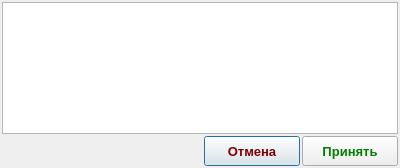
<?xml version="1.0" encoding="UTF-8"?>
<ui version="4.0">
 <class>DSel</class>
 <widget class="QDialog" name="DSel">
  <property name="geometry">
   <rect>
    <x>0</x>
    <y>0</y>
    <width>400</width>
    <height>168</height>
   </rect>
  </property>
  <property name="windowTitle">
   <string>Выбор</string>
  </property>
  <layout class="QVBoxLayout" name="ly">
   <property name="spacing">
    <number>2</number>
   </property>
   <property name="leftMargin">
    <number>2</number>
   </property>
   <property name="topMargin">
    <number>2</number>
   </property>
   <property name="rightMargin">
    <number>2</number>
   </property>
   <property name="bottomMargin">
    <number>2</number>
   </property>
   <item>
    <widget class="QListWidget" name="ls">
     <property name="font">
      <font>
       <pointsize>13</pointsize>
      </font>
     </property>
    </widget>
   </item>
   <item>
    <layout class="QHBoxLayout" name="lyBtm">
     <property name="spacing">
      <number>2</number>
     </property>
     <item>
      <spacer name="spc">
       <property name="orientation">
        <enum>Qt::Horizontal</enum>
       </property>
       <property name="sizeHint" stdset="0">
        <size>
         <width>40</width>
         <height>20</height>
        </size>
       </property>
      </spacer>
     </item>
     <item>
      <widget class="QPushButton" name="btCancel">
       <property name="minimumSize">
        <size>
         <width>96</width>
         <height>30</height>
        </size>
       </property>
       <property name="maximumSize">
        <size>
         <width>96</width>
         <height>30</height>
        </size>
       </property>
       <property name="font">
        <font>
         <pointsize>10</pointsize>
         <weight>75</weight>
         <bold>true</bold>
        </font>
       </property>
       <property name="styleSheet">
        <string notr="true">color: maroon;</string>
       </property>
       <property name="text">
        <string>Отмена</string>
       </property>
      </widget>
     </item>
     <item>
      <widget class="QPushButton" name="btOk">
       <property name="minimumSize">
        <size>
         <width>96</width>
         <height>30</height>
        </size>
       </property>
       <property name="maximumSize">
        <size>
         <width>96</width>
         <height>30</height>
        </size>
       </property>
       <property name="font">
        <font>
         <pointsize>10</pointsize>
         <weight>75</weight>
         <bold>true</bold>
        </font>
       </property>
       <property name="styleSheet">
        <string notr="true">color: green;</string>
       </property>
       <property name="text">
        <string>Принять</string>
       </property>
      </widget>
     </item>
    </layout>
   </item>
  </layout>
 </widget>
 <resources/>
 <connections>
  <connection>
   <sender>btCancel</sender>
   <signal>clicked()</signal>
   <receiver>DSel</receiver>
   <slot>reject()</slot>
   <hints>
    <hint type="sourcelabel">
     <x>250</x>
     <y>149</y>
    </hint>
    <hint type="destinationlabel">
     <x>199</x>
     <y>83</y>
    </hint>
   </hints>
  </connection>
  <connection>
   <sender>btOk</sender>
   <signal>clicked()</signal>
   <receiver>DSel</receiver>
   <slot>accept()</slot>
   <hints>
    <hint type="sourcelabel">
     <x>348</x>
     <y>149</y>
    </hint>
    <hint type="destinationlabel">
     <x>199</x>
     <y>83</y>
    </hint>
   </hints>
  </connection>
  <connection>
   <sender>ls</sender>
   <signal>itemDoubleClicked(QListWidgetItem*)</signal>
   <receiver>DSel</receiver>
   <slot>accept()</slot>
   <hints>
    <hint type="sourcelabel">
     <x>199</x>
     <y>66</y>
    </hint>
    <hint type="destinationlabel">
     <x>199</x>
     <y>83</y>
    </hint>
   </hints>
  </connection>
 </connections>
</ui>
